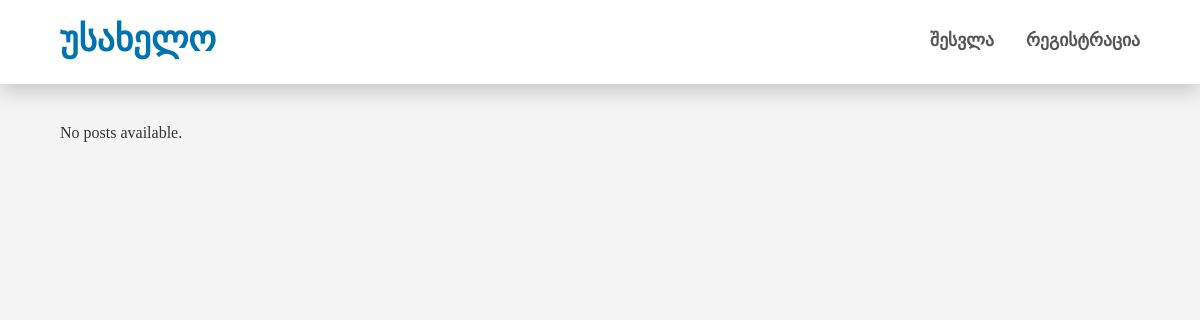
The app's page /, older data.
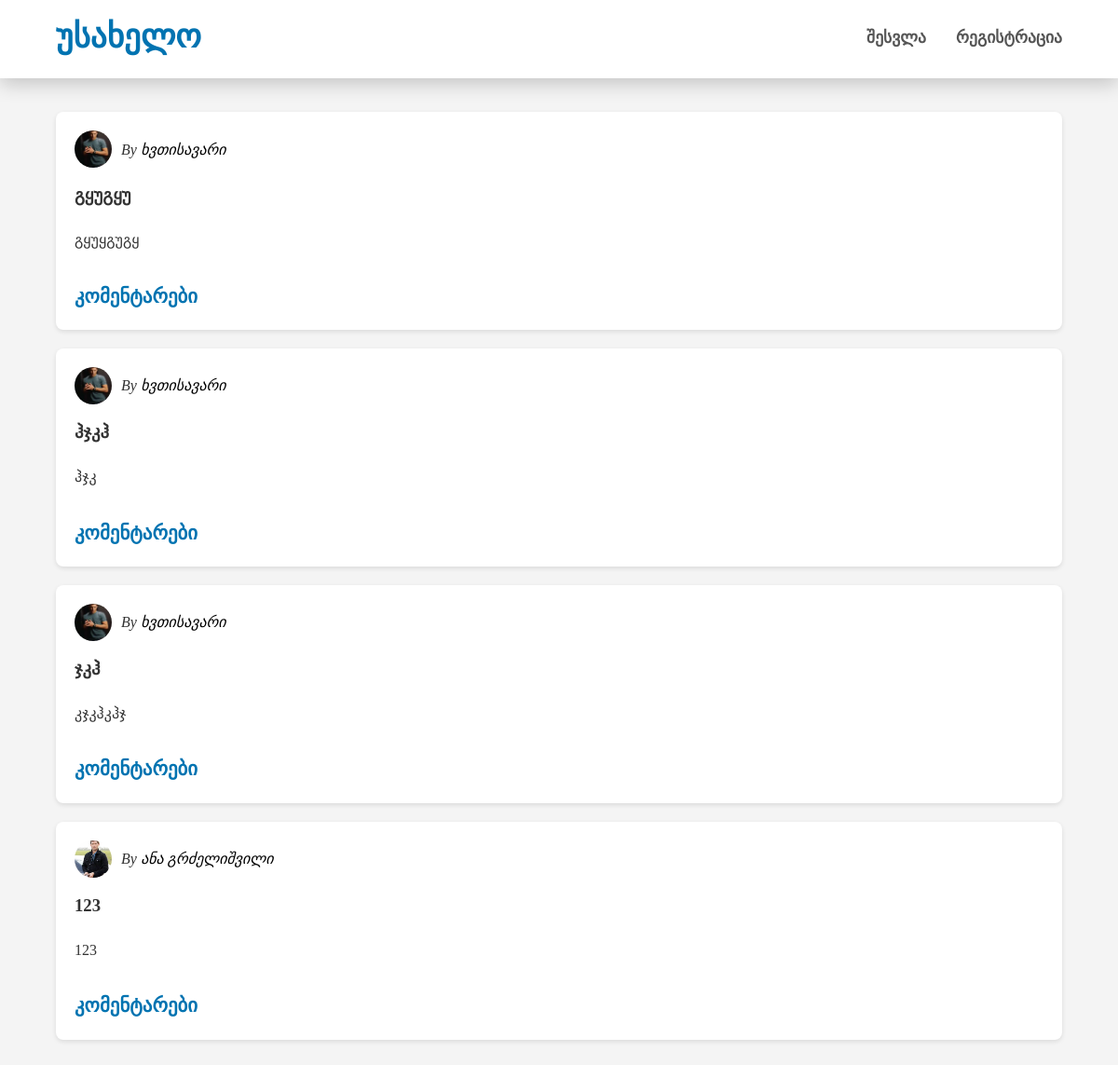
The same page, newer data.
### models.py (models this page shows)
class Post(db.Model):
    id = db.Column(db.Integer, primary_key=True)
    username = db.Column(db.String(80), nullable=False)
    user_image = db.Column(db.String(80), nullable=False)
    date_posted = db.Column(db.DateTime, nullable=False, default=datetime.utcnow)
    title = db.Column(db.String(80), nullable=False)
    content = db.Column(db.String(), nullable=False)
    image_file = db.Column(db.String(120), nullable=True)
    keywords = db.Column(db.String(200), nullable=True)
    comments = db.relationship('Comment', backref='post', lazy=True, cascade="all, delete-orphan")

### routes.py (the view, shortened to what this page needs)
@app.route("/", methods=["GET", "POST"])
def home():
    posts = Post.query.all()[::-1]
    comment_form = CommentForm()
    user = None
    if current_user.is_authenticated:
        user = User.query.filter_by(username=current_user.username).first()
    user_is_true = any(post.username == current_user.username for post in posts) if current_user.is_authenticated else False
    return render_template("index.html", posts=posts, comment_form=comment_form, user=user, UserTrue=user_is_true)

### templates/index.html (shortened to what this page needs)
{% extends "base.html" %}
{% block styles %}
<link rel="stylesheet" href="/static/styles/style.css">
{% endblock %}
{% block content %}
{% if posts %}
<div class="posts">
    {% for post in posts %}
    <li class="post">
        <div class="post-header">
            <img class="user_img" src="{{ url_for('static', filename='uploads/' ~ post.user_image) }}" alt="User Image" width="40px" height="40px">
            <p class="user_username">
                <em>
                    By <a href="{{ url_for('profile', username=post.username) }}" style="text-decoration: none; color: rgb(0, 0, 0);">{{ post.username }}</a>
                </em>
            </p>
        </div>
        <div class="content-area">
            <h3>{{ post.title }}</h3>
            <p class="post-content">{{ post.content }}</p>
        </div>
        <div class="comment-section">
            <h4 class="toggle-comments">კომენტარები</h4>
        </div>
    </li>
    {% endfor %}
</div>
{% else %}
<p>No posts available.</p>
{% endif %}
{% endblock %}

### templates/base.html (shortened to what this page needs)
<!DOCTYPE html>
<html lang="ka">
<head>
    <link rel="stylesheet" href="/static/styles/base.css">
    {% block styles %}{% endblock %}
</head>
<body>
    <header>
        <nav>
            <h1>უსახელო</h1>
            <ul class="first-ul">
                {% if current_user.is_authenticated %}
                <input class="search-input" type="search">
                <input class="submit-input" type="submit" value="ძიება" style="font-family: TBC;">
                <li><a href="/">მთავარი</a></li>
                <li><a href="/add_post">პოსტის დამატება</a></li>
                <li><a href="/logout">გამოსვლა</a></li>
                {% else %}
                <li><a href="/login">შესვლა</a></li>
                <li><a href="/register">რეგისტრაცია</a></li>
                {% endif %}
            </ul>
        </nav>
    </header>
    <div class="container">
        <main>
            {% block content %}{% endblock %}
        </main>
    </div>
</body>
</html>

### static/styles/base.css (style rules this page uses)
* { margin: 0; padding: 0; box-sizing: border-box; font-family: TBC; }
html, body { height: 100%; font-family: 'TBC', Arial, sans-serif; line-height: 1.6; color: #333; background-color: #f4f4f4; overflow-x: hidden; }
header { background-color: #ffffff; box-shadow: 0 2px 10px rgba(0, 0, 0, 0.1); position: sticky; top: 0; z-index: 1000; transition: box-shadow 0.4s ease, transform 0.4s ease; }
nav { display: flex; justify-content: space-between; align-items: center; padding: 1rem 5%; max-width: 1400px; margin: 0 auto; }
nav h1 { font-size: 2.2rem; color: #0073b1; font-weight: bold; transition: color 0.4s ease, transform 0.4s ease; }
nav ul { list-style: none; display: flex; gap: 2rem; align-items: center; }
nav ul li a { color: #555; text-decoration: none; font-weight: 600; transition: color 0.4s ease, transform 0.4s ease; font-size: 1.1rem; position: relative; }
nav ul li a::after { content: ''; position: absolute; width: 0; height: 2px; bottom: -5px; left: 0; background-color: #0073b1; transition: width 0.4s ease; }
.container { display: flex; min-height: calc(100vh - 70px); max-width: 1400px; margin: 0 auto; padding: 2rem 5%; animation: fadeInContainer 0.6s ease-out; }
main { flex: 1; animation: slideInMain 0.6s ease-out; }

### static/styles/style.css (style rules this page uses)
body { font-family: Arial, sans-serif; background-color: #f4f4f4; margin: 0; padding: 0; }
.posts { list-style: none; padding: 0; margin: 0; }
.post { background: #fff; border-radius: 8px; margin-bottom: 20px; padding: 20px; box-shadow: 0 2px 5px rgba(0,0,0,0.1); }
.post-header { display: flex; align-items: center; margin-bottom: 15px; }
.user_img { border-radius: 50%; margin-right: 10px; width: 40px; height: 40px; object-fit: cover; }
.user_username { margin: 0; }
.post-content { margin: 20px 0; }
.comment-section { margin-top: 30px; }
.toggle-comments { color: #0073b1; cursor: pointer; font-size: 1.3rem; transition: all 0.3s ease; }

Row changes from the older to the newer data that the page shows:
added Post: user_image (picture), username "ხვთისავარი", title "გყუგყუ", content "გყუყგუგყ"
added Post: user_image (picture), username "ხვთისავარი", title "ჰჯკჰ", content "ჰჯკ"
added Post: user_image (picture), username "ხვთისავარი", title "ჯკჰ", content "კჯკჰკჰჯ"
added Post: user_image (picture), username "ანა გრძელიშვილი", title "123", content "123"
Text that changed along with them:
text no longer shown: "No posts available."
